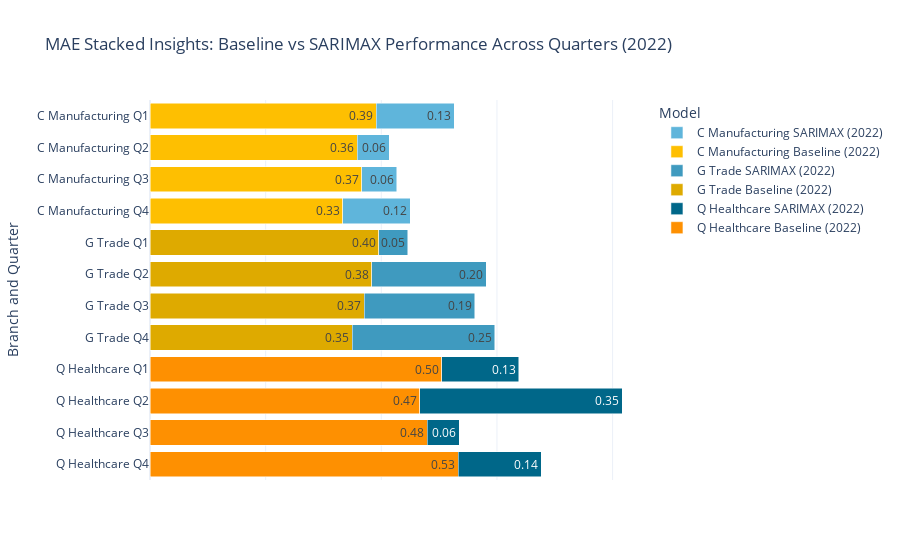
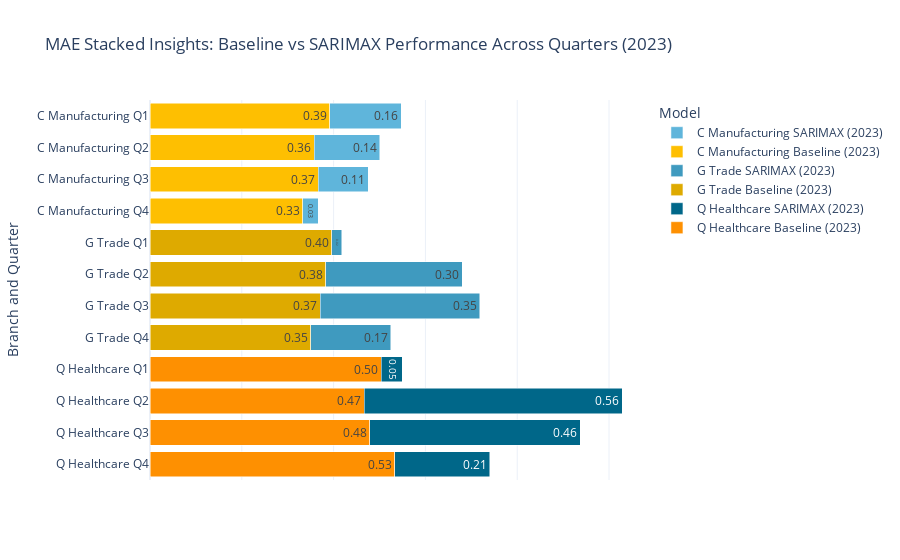

The notebook cell saved with these charts, in order:
### Code cell
import pandas as pd
import plotly.graph_objects as go

# Load the dataset
file_path = r"C:\\Users\\c.hakker\\OneDrive - VISTA college\\Senior Stuff\\Opleiding Data science\\Data\\baseline-mean-errors-80072ned.xlsx"
data = pd.read_excel(file_path)

# Clean the dataset by identifying models
data['Model'] = data['sbi_title'].apply(lambda x: 'Baseline' if 'Baseline' in x else 'SARIMAX')
data['Cleaned_Branch'] = data['sbi_title'].str.replace("Baseline ", "").str.replace("SARIMAX ", "")

# Convert 'MAE' column to numeric
data['MAE'] = pd.to_numeric(data['MAE'], errors='coerce')

# Define custom colors for each branch
sarimax_colors = {'C Manufacturing': '#5fb5db', 'G Trade': '#3f9abf', 'Q Healthcare': '#006789'}
baseline_colors = {'C Manufacturing': '#febf01', 'G Trade': '#deaa00', 'Q Healthcare': '#fe9001'}

# Loop through years (2022 and 2023)
for year in [2022, 2023]:
    # Filter data for the year
    year_data = data[data['Year'] == year]

    # Aggregate data by averaging duplicate entries for the same quarter, branch, and model
    cleaned_data = year_data.groupby(['Cleaned_Branch', 'quarter', 'Model']).agg({'MAE': 'mean'}).reset_index()

    # Pivot the data for visualization
    pivot_data = cleaned_data.pivot(index=['Cleaned_Branch', 'quarter'], columns='Model', values='MAE').reset_index()

    # Create a combined y-axis label and sort by branch and quarter (ascending for Q1 to Q4)
    pivot_data['y_label'] = pivot_data['Cleaned_Branch'] + " Q" + pivot_data['quarter'].astype(str)
    pivot_data = pivot_data.sort_values(by=['Cleaned_Branch', 'quarter'], ascending=[False, False])

    # Create the Plotly figure
    fig = go.Figure()

    # Track unique branch-model combinations to avoid duplicate legend entries
    added_legends = set()

    # Add bars for each branch and quarter
    for _, row in pivot_data.iterrows():
        y_label = row['y_label']
        baseline_mae = row.get('Baseline', 0)  # Default to 0 if Baseline is missing
        sarimax_mae = row.get('SARIMAX', 0)  # Default to 0 if SARIMAX is missing
        branch = row['Cleaned_Branch']

        # Add Baseline bar
        if (branch, 'Baseline') not in added_legends:
            fig.add_trace(go.Bar(
                y=[y_label],
                x=[baseline_mae],
                name=f"{branch} Baseline ({year})",
                marker_color=baseline_colors[branch],
                orientation='h',
                text=[f"{baseline_mae:.2f}"],
                textposition='inside',
            ))
            added_legends.add((branch, 'Baseline'))
        else:
            fig.add_trace(go.Bar(
                y=[y_label],
                x=[baseline_mae],
                marker_color=baseline_colors[branch],
                orientation='h',
                showlegend=False,  # Prevent duplicate legend entry
                text=[f"{baseline_mae:.2f}"],
                textposition='inside',
            ))

        # Add SARIMAX bar
        if (branch, 'SARIMAX') not in added_legends:
            fig.add_trace(go.Bar(
                y=[y_label],
                x=[sarimax_mae],
                name=f"{branch} SARIMAX ({year})",
                marker_color=sarimax_colors[branch],
                orientation='h',
                text=[f"{sarimax_mae:.2f}"],
                textposition='inside',
            ))
            added_legends.add((branch, 'SARIMAX'))
        else:
            fig.add_trace(go.Bar(
                y=[y_label],
                x=[sarimax_mae],
                marker_color=sarimax_colors[branch],
                orientation='h',
                showlegend=False,  # Prevent duplicate legend entry
                text=[f"{sarimax_mae:.2f}"],
                textposition='inside',
            ))

    # Update the layout
    fig.update_layout(
        title=f"MAE Stacked Insights: Baseline vs SARIMAX Performance Across Quarters ({year})",
        xaxis_title=None,  # Remove x-axis text
        xaxis_showticklabels=False,  # Remove x-axis tick labels
        yaxis_title="Branch and Quarter",
        yaxis=dict(categoryorder='array', categoryarray=pivot_data['y_label']),  # Correct order for y-axis
        barmode='stack',
        legend_title="Model",
        template="plotly_white"
    )

    # Save the plot as an HTML file
    output_file = f"Stacked_MAE_Comparison_{year}.html"
    fig.write_html(output_file)

    # Show the plot for the year
    fig.show()

### Figure 1 — Plotly figure (JSON) as saved in the notebook; plotly's stock layout.template omitted (floating-point values rounded to 4 significant figures)
{"data": [{"marker": {"color": "#fe9001"}, "name": "Q Healthcare Baseline (2022)", "orientation": "h", "text": ["0.53"], "textposition": "inside", "type": "bar", "x": [0.5333], "y": ["Q Healthcare Q4"]}, {"marker": {"color": "#006789"}, "name": "Q Healthcare SARIMAX (2022)", "orientation": "h", "text": ["0.14"], "textposition": "inside", "type": "bar", "x": [0.1437], "y": ["Q Healthcare Q4"]}, {"marker": {"color": "#fe9001"}, "orientation": "h", "showlegend": false, "text": ["0.48"], "textposition": "inside", "type": "bar", "x": [0.4791], "y": ["Q Healthcare Q3"]}, {"marker": {"color": "#006789"}, "orientation": "h", "showlegend": false, "text": ["0.06"], "textposition": "inside", "type": "bar", "x": [0.056], "y": ["Q Healthcare Q3"]}, {"marker": {"color": "#fe9001"}, "orientation": "h", "showlegend": false, "text": ["0.47"], "textposition": "inside", "type": "bar", "x": [0.4666], "y": ["Q Healthcare Q2"]}, {"marker": {"color": "#006789"}, "orientation": "h", "showlegend": false, "text": ["0.35"], "textposition": "inside", "type": "bar", "x": [0.3499], "y": ["Q Healthcare Q2"]}, {"marker": {"color": "#fe9001"}, "orientation": "h", "showlegend": false, "text": ["0.50"], "textposition": "inside", "type": "bar", "x": [0.5041], "y": ["Q Healthcare Q1"]}, {"marker": {"color": "#006789"}, "orientation": "h", "showlegend": false, "text": ["0.13"], "textposition": "inside", "type": "bar", "x": [0.1339], "y": ["Q Healthcare Q1"]}, {"marker": {"color": "#deaa00"}, "name": "G Trade Baseline (2022)", "orientation": "h", "text": ["0.35"], "textposition": "inside", "type": "bar", "x": [0.35], "y": ["G Trade Q4"]}, {"marker": {"color": "#3f9abf"}, "name": "G Trade SARIMAX (2022)", "orientation": "h", "text": ["0.25"], "textposition": "inside", "type": "bar", "x": [0.246], "y": ["G Trade Q4"]}, {"marker": {"color": "#deaa00"}, "orientation": "h", "showlegend": false, "text": ["0.37"], "textposition": "inside", "type": "bar", "x": [0.3708], "y": ["G Trade Q3"]}, {"marker": {"color": "#3f9abf"}, "orientation": "h", "showlegend": false, "text": ["0.19"], "textposition": "inside", "type": "bar", "x": [0.1905], "y": ["G Trade Q3"]}, {"marker": {"color": "#deaa00"}, "orientation": "h", "showlegend": false, "text": ["0.38"], "textposition": "inside", "type": "bar", "x": [0.3833], "y": ["G Trade Q2"]}, {"marker": {"color": "#3f9abf"}, "orientation": "h", "showlegend": false, "text": ["0.20"], "textposition": "inside", "type": "bar", "x": [0.1983], "y": ["G Trade Q2"]}, {"marker": {"color": "#deaa00"}, "orientation": "h", "showlegend": false, "text": ["0.40"], "textposition": "inside", "type": "bar", "x": [0.3958], "y": ["G Trade Q1"]}, {"marker": {"color": "#3f9abf"}, "orientation": "h", "showlegend": false, "text": ["0.05"], "textposition": "inside", "type": "bar", "x": [0.0502], "y": ["G Trade Q1"]}, {"marker": {"color": "#febf01"}, "name": "C Manufacturing Baseline (2022)", "orientation": "h", "text": ["0.33"], "textposition": "inside", "type": "bar", "x": [0.3333], "y": ["C Manufacturing Q4"]}, {"marker": {"color": "#5fb5db"}, "name": "C Manufacturing SARIMAX (2022)", "orientation": "h", "text": ["0.12"], "textposition": "inside", "type": "bar", "x": [0.1171], "y": ["C Manufacturing Q4"]}, {"marker": {"color": "#febf01"}, "orientation": "h", "showlegend": false, "text": ["0.37"], "textposition": "inside", "type": "bar", "x": [0.3666], "y": ["C Manufacturing Q3"]}, {"marker": {"color": "#5fb5db"}, "orientation": "h", "showlegend": false, "text": ["0.06"], "textposition": "inside", "type": "bar", "x": [0.0604], "y": ["C Manufacturing Q3"]}, {"marker": {"color": "#febf01"}, "orientation": "h", "showlegend": false, "text": ["0.36"], "textposition": "inside", "type": "bar", "x": [0.3583], "y": ["C Manufacturing Q2"]}, {"marker": {"color": "#5fb5db"}, "orientation": "h", "showlegend": false, "text": ["0.06"], "textposition": "inside", "type": "bar", "x": [0.0556], "y": ["C Manufacturing Q2"]}, {"marker": {"color": "#febf01"}, "orientation": "h", "showlegend": false, "text": ["0.39"], "textposition": "inside", "type": "bar", "x": [0.3916], "y": ["C Manufacturing Q1"]}, {"marker": {"color": "#5fb5db"}, "orientation": "h", "showlegend": false, "text": ["0.13"], "textposition": "inside", "type": "bar", "x": [0.1346], "y": ["C Manufacturing Q1"]}], "layout": {"barmode": "stack", "legend": {"title": {"text": "Model"}}, "title": {"text": "MAE Stacked Insights: Baseline vs SARIMAX Performance Across Quarters (2022)"}, "xaxis": {"showticklabels": false, "title": {}}, "yaxis": {"categoryarray": ["Q Healthcare Q4", "Q Healthcare Q3", "Q Healthcare Q2", "Q Healthcare Q1", "G Trade Q4", "G Trade Q3", "G Trade Q2", "G Trade Q1", "C Manufacturing Q4", "C Manufacturing Q3", "C Manufacturing Q2", "C Manufacturing Q1"], "categoryorder": "array", "title": {"text": "Branch and Quarter"}}}}

### Figure 2 — Plotly figure (JSON) as saved in the notebook; plotly's stock layout.template omitted (floating-point values rounded to 4 significant figures)
{"data": [{"marker": {"color": "#fe9001"}, "name": "Q Healthcare Baseline (2023)", "orientation": "h", "text": ["0.53"], "textposition": "inside", "type": "bar", "x": [0.5333], "y": ["Q Healthcare Q4"]}, {"marker": {"color": "#006789"}, "name": "Q Healthcare SARIMAX (2023)", "orientation": "h", "text": ["0.21"], "textposition": "inside", "type": "bar", "x": [0.2073], "y": ["Q Healthcare Q4"]}, {"marker": {"color": "#fe9001"}, "orientation": "h", "showlegend": false, "text": ["0.48"], "textposition": "inside", "type": "bar", "x": [0.4791], "y": ["Q Healthcare Q3"]}, {"marker": {"color": "#006789"}, "orientation": "h", "showlegend": false, "text": ["0.46"], "textposition": "inside", "type": "bar", "x": [0.4584], "y": ["Q Healthcare Q3"]}, {"marker": {"color": "#fe9001"}, "orientation": "h", "showlegend": false, "text": ["0.47"], "textposition": "inside", "type": "bar", "x": [0.4666], "y": ["Q Healthcare Q2"]}, {"marker": {"color": "#006789"}, "orientation": "h", "showlegend": false, "text": ["0.56"], "textposition": "inside", "type": "bar", "x": [0.562], "y": ["Q Healthcare Q2"]}, {"marker": {"color": "#fe9001"}, "orientation": "h", "showlegend": false, "text": ["0.50"], "textposition": "inside", "type": "bar", "x": [0.5041], "y": ["Q Healthcare Q1"]}, {"marker": {"color": "#006789"}, "orientation": "h", "showlegend": false, "text": ["0.05"], "textposition": "inside", "type": "bar", "x": [0.0452], "y": ["Q Healthcare Q1"]}, {"marker": {"color": "#deaa00"}, "name": "G Trade Baseline (2023)", "orientation": "h", "text": ["0.35"], "textposition": "inside", "type": "bar", "x": [0.35], "y": ["G Trade Q4"]}, {"marker": {"color": "#3f9abf"}, "name": "G Trade SARIMAX (2023)", "orientation": "h", "text": ["0.17"], "textposition": "inside", "type": "bar", "x": [0.1743], "y": ["G Trade Q4"]}, {"marker": {"color": "#deaa00"}, "orientation": "h", "showlegend": false, "text": ["0.37"], "textposition": "inside", "type": "bar", "x": [0.3708], "y": ["G Trade Q3"]}, {"marker": {"color": "#3f9abf"}, "orientation": "h", "showlegend": false, "text": ["0.35"], "textposition": "inside", "type": "bar", "x": [0.348], "y": ["G Trade Q3"]}, {"marker": {"color": "#deaa00"}, "orientation": "h", "showlegend": false, "text": ["0.38"], "textposition": "inside", "type": "bar", "x": [0.3833], "y": ["G Trade Q2"]}, {"marker": {"color": "#3f9abf"}, "orientation": "h", "showlegend": false, "text": ["0.30"], "textposition": "inside", "type": "bar", "x": [0.2968], "y": ["G Trade Q2"]}, {"marker": {"color": "#deaa00"}, "orientation": "h", "showlegend": false, "text": ["0.40"], "textposition": "inside", "type": "bar", "x": [0.3958], "y": ["G Trade Q1"]}, {"marker": {"color": "#3f9abf"}, "orientation": "h", "showlegend": false, "text": ["0.02"], "textposition": "inside", "type": "bar", "x": [0.0219], "y": ["G Trade Q1"]}, {"marker": {"color": "#febf01"}, "name": "C Manufacturing Baseline (2023)", "orientation": "h", "text": ["0.33"], "textposition": "inside", "type": "bar", "x": [0.3333], "y": ["C Manufacturing Q4"]}, {"marker": {"color": "#5fb5db"}, "name": "C Manufacturing SARIMAX (2023)", "orientation": "h", "text": ["0.03"], "textposition": "inside", "type": "bar", "x": [0.0337], "y": ["C Manufacturing Q4"]}, {"marker": {"color": "#febf01"}, "orientation": "h", "showlegend": false, "text": ["0.37"], "textposition": "inside", "type": "bar", "x": [0.3666], "y": ["C Manufacturing Q3"]}, {"marker": {"color": "#5fb5db"}, "orientation": "h", "showlegend": false, "text": ["0.11"], "textposition": "inside", "type": "bar", "x": [0.1085], "y": ["C Manufacturing Q3"]}, {"marker": {"color": "#febf01"}, "orientation": "h", "showlegend": false, "text": ["0.36"], "textposition": "inside", "type": "bar", "x": [0.3583], "y": ["C Manufacturing Q2"]}, {"marker": {"color": "#5fb5db"}, "orientation": "h", "showlegend": false, "text": ["0.14"], "textposition": "inside", "type": "bar", "x": [0.1417], "y": ["C Manufacturing Q2"]}, {"marker": {"color": "#febf01"}, "orientation": "h", "showlegend": false, "text": ["0.39"], "textposition": "inside", "type": "bar", "x": [0.3916], "y": ["C Manufacturing Q1"]}, {"marker": {"color": "#5fb5db"}, "orientation": "h", "showlegend": false, "text": ["0.16"], "textposition": "inside", "type": "bar", "x": [0.1555], "y": ["C Manufacturing Q1"]}], "layout": {"barmode": "stack", "legend": {"title": {"text": "Model"}}, "title": {"text": "MAE Stacked Insights: Baseline vs SARIMAX Performance Across Quarters (2023)"}, "xaxis": {"showticklabels": false, "title": {}}, "yaxis": {"categoryarray": ["Q Healthcare Q4", "Q Healthcare Q3", "Q Healthcare Q2", "Q Healthcare Q1", "G Trade Q4", "G Trade Q3", "G Trade Q2", "G Trade Q1", "C Manufacturing Q4", "C Manufacturing Q3", "C Manufacturing Q2", "C Manufacturing Q1"], "categoryorder": "array", "title": {"text": "Branch and Quarter"}}}}
